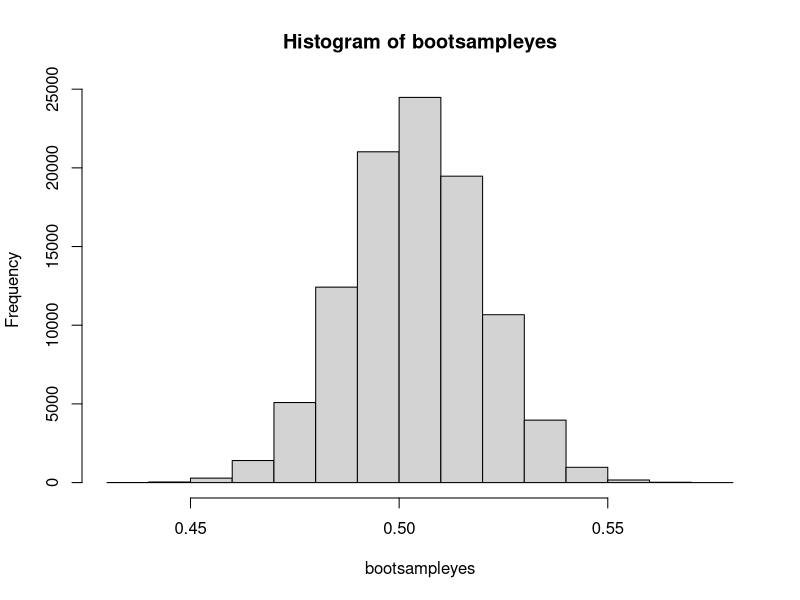

Recreate this plot in R.
nrepl=100000

alpha=.05

Npeople=c(46392000,64950000,114436000)
nsample=c(111,266,326)
observedyes=c(101,30,183)

pyes=observedyes/nsample
Kyes=round(Npeople*pyes)

pyescombined=sum(Npeople*observedyes/nsample)/sum(Npeople)


nsampleyes1=numeric(nrepl)
nsampleyes2=numeric(nrepl)
nsampleyes3=numeric(nrepl)

for (i in 1:nrepl){
  balls1=sample(Npeople[1],nsample[1])
  nsampleyes1[i]=sum(balls1<=Kyes[1])
  balls2=sample(Npeople[2],nsample[2])
  nsampleyes2[i]=sum(balls2<=Kyes[2])
  balls3=sample(Npeople[3],nsample[3])
  nsampleyes3[i]=sum(balls3<=Kyes[3])
}

pbootcombined=((Npeople[1]*nsampleyes1/nsample[1])+(Npeople[2]*nsampleyes2/nsample[2])+(Npeople[3]*nsampleyes3/nsample[3]))/sum(Npeople)

bootsampleyes=sort(pbootcombined)

#quartz()
hist(bootsampleyes)

print(bootsampleyes[round(nrepl*c(alpha/2,.5,1-alpha/2))])

